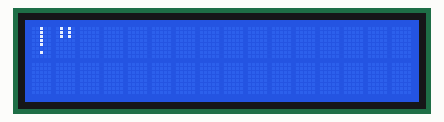
Bench run of a sketch on a simulated Arduino Uno, built with avr-gcc and run on an emulated ATmega328P. On the bench: 16×2 character LCD.

Above: at 0.8 s.
At 5.0 s:
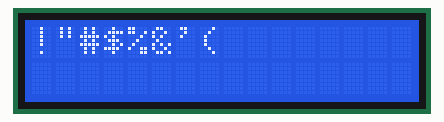
At 9.9 s:
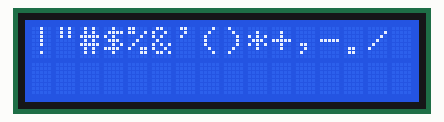
At 19.7 s:
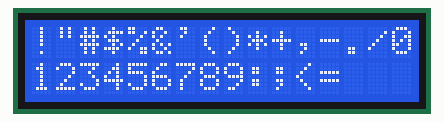
At 29.5 s:
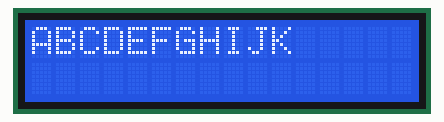
At 39.3 s:
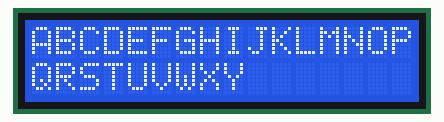

The sketch:

19_CLCD3.ino
```cpp
#include <LiquidCrystal.h>

LiquidCrystal lcd(12, 11, 5, 4, 3, 2);

void setup(){
  lcd.begin(16,2);
  lcd.clear();
}

void loop(){
  // CLCD 문자가 00100001부터 있기에 33부터 시작,
  // 11111111에서 끝나기에 255에서 종료
  /*
     교안파일과 tinker cad의 문자 set이 차이가 있음
     예로, 교안에 따르면 10000000(10진수 128)은 없어야 하지만,
     틴커캐드에서 실행 결과 존재함을 확인

     256 부터는 문자 Set이 없음을 확인하였음.
   */

  for(int i=33; i<=255; i++)
  {
    //lcd에서 16번째마다 줄바꿈, 화면이 차면, lcd를 clear함
    //계속 무한반복으로 모든 Character Set이 출력됨.
  if(i>33&&(i%16)==1)
    lcd.setCursor(0,1);
  if(i%32==1)
    lcd.clear();
  lcd.write(i);
  delay(700);
  }
}
```

Measured:
- what the display in image 0 shows lasts 0.7 s, from 0.8 s to 1.5 s
